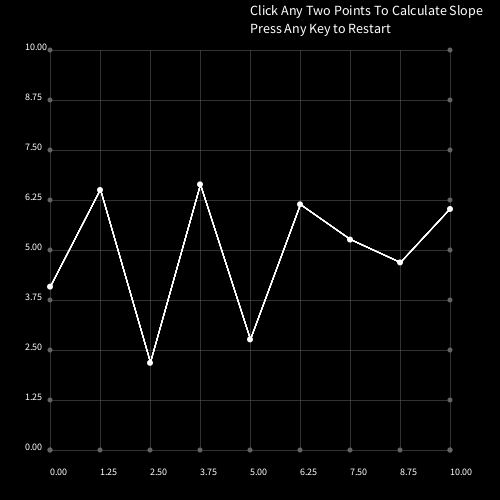
Frame 1 (no input)
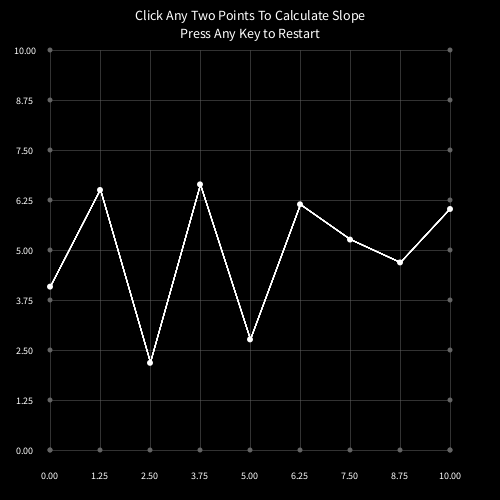
Frame 60 (the mouse pressed at the canvas centre just before this capture)
Frame 120 (the mouse held since frame 60 and released just before this capture): identical to frame 60, image omitted

The Processing sketch that drew these frames (run headless with seeded random() and noise(); from frame 60 on, the mouse is pressed at the canvas centre):

// Processing sketch: processing_185844
// ── processing_185844.pde

ArrayList vectorCollection;

int x;
int y;
int time;
int last;
int vectors = 50;

float axisX;
float axisY;

boolean click = false;

void setup() {
  size(500, 500);
  lines();

  vectorCollection = new ArrayList();

  //translate(-hei);

  for (int i = vectors; i < height - (vectors-1); i+= vectors) {
    PVector origin = new PVector (i, random(0.25*height, 0.75*height));
    VectorPoint myVector = new VectorPoint(origin);
    vectorCollection.add(myVector);
  }
}

void lines() {
  stroke(255);
  fill(0, 0);
}

void graph() {
}

void draw() {
  background(0);
  fill(255);
  textSize(14);
  text("Click Any Two Points To Calculate Slope", 0.5*width, 0.03*height);
  text("Press Any Key to Restart", 0.5*width, 0.065*height);
  for (int i = vectors; i < height - (vectors-1); i+= vectors) {
    axisX = map(i, 1*vectors, 9*vectors, 0, 10);
    axisY = map(i, 1*vectors, 9*vectors, 10, 0);
    textSize(10);
    fill(255);
    if(axisX < 11 && axisY < 11){
    String nfAxisX = nf(axisX,1,2);
    String nfAxisY = nf(axisY,1,2);
    text(nfAxisX, i, height*0.95);
    text(nfAxisY, width*0.05, i);
    }
    if(axisX >= 10 && axisY >= 10){
    String nfAxisX = nf(axisX,2,2);
    String nfAxisY = nf(axisY,2,2);
    text(nfAxisX, i, height*0.95);
    text(nfAxisY, width*0.05, i);
    }
    fill(100);
    stroke(100);
    strokeWeight(0.5);
    line(i,vectors,i,vectors*9);
    line(vectors,i,vectors*9,i);
    noStroke();
    ellipse(i, height*0.9, 5, 5);
    ellipse(width*0.1, i, 5, 5);
    ellipse(width*0.9, i, 5, 5);
  }
  for (int  i = 0; i < vectorCollection.size (); i++) {
    VectorPoint mb = (VectorPoint) vectorCollection.get(i);
    mb.run();
  }
}

void mousePressed() {
  click = true;
}

void keyPressed() {
  setup();
}

class VectorPoint {

  PVector loc = new PVector ();
  PVector av = new PVector();
  PVector firstSelection = new PVector();
  PVector secondSelection = new PVector();

  float X1;
  float Y1;
  float X2;
  float Y2;
  float slope;
  float dist = 20;

  int step;
  int text;
  int lineWeight;
  int green;
  int blue;

  //CONSTRUCTOR
  VectorPoint(PVector _loc) {
    loc = _loc;
  }


  void run() {
    lineBetween();
    selectVector();
    vectors();
  }

  void lineBetween() {
    stroke(255);
    strokeWeight(1);
    for (int i = 0; i < vectorCollection.size (); i++) {
      VectorPoint current = (VectorPoint) vectorCollection.get(i);
      if (i > 0) {
        VectorPoint previous = (VectorPoint) vectorCollection.get(i-1);
        line(previous.loc.x, previous.loc.y, current.loc.x, current.loc.y);
        float average1X = (current.loc.x+previous.loc.x)/2;
        float average1Y = (current.loc.y+previous.loc.y)/2;
        if (i > 1) {
          VectorPoint prior = (VectorPoint) vectorCollection.get(i-2);
          average1X = (previous.loc.x+prior.loc.x)/2;
          average1Y = (previous.loc.x+prior.loc.x)/2;
        }
        //curve(average1X, average1Y, current.loc.x, current.loc.y, previous.loc.x, previous.loc.y, average1X, average1Y);
      }
    }
  }

  void selectVector() {
    textAlign(CENTER, CENTER);
    for (int i = 0; i < vectorCollection.size (); i++) {
      VectorPoint other = (VectorPoint) vectorCollection.get(i);
      PVector mouse = new PVector(mouseX, mouseY);
      float firstDistance = mouse.dist(other.loc);
      float secondDistance = mouse.dist(other.loc);
      strokeWeight(lineWeight);
      stroke(255, green, blue);
      line(X1, Y1, X2, Y2);

      if (firstDistance < dist && click == false) {
        noStroke();
        fill(255, 0, 0);
        ellipse(other.loc.x, other.loc.y, 10, 10);
      }
      if (firstDistance < dist && click == true && step == 0) {
        firstSelection.set(other.loc);
        step = 1;
        text = 0;
        click = false;
      } 
      if (step == 1) {
        lineWeight = 4;
        green = 0;
        blue = 0;
        X1 = mouseX;
        Y1 = mouseY;
        X2 = firstSelection.x;
        Y2 = firstSelection.y;
      }
      if (secondDistance < dist && click == true && step == 1) {
        secondSelection.set(other.loc);
        click = false;
        step = 2;
      }
      if (step == 2) {
        lineWeight = 2;
        green = 0;
        blue = 0;
        X1 = firstSelection.x;
        Y1 = firstSelection.y;
        X2 = secondSelection.x;
        Y2 = secondSelection.y;
        step = 0;
        text = 1;
      }
      if (text == 1) {
        slope = -(secondSelection.y-firstSelection.y)/(secondSelection.x-firstSelection.x);
        //fill(255, 0, 0);
        //noStroke();
        //textSize(16);
        //text(slope, 0.5*width, 0.15*height);
        println(slope);
      }
    }
  }
  void vectors() {
    noStroke();
    fill(255);
    ellipse(loc.x, loc.y, 6, 6);
  }
}
